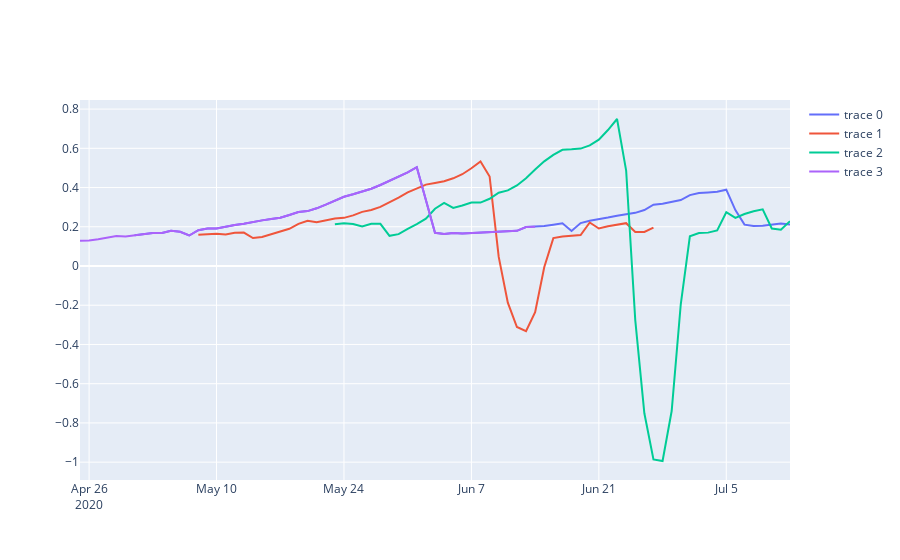

Notebook code for this chart:
### Code cell
plot_graphs_last_pred('2020-5-1','2020-6-20',weir, data_path)
